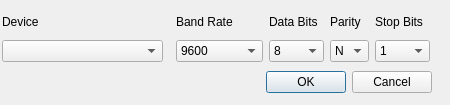
<?xml version="1.0" encoding="UTF-8"?>
<ui version="4.0">
 <class>SerialSettingDialog</class>
 <widget class="QDialog" name="SerialSettingDialog">
  <property name="geometry">
   <rect>
    <x>0</x>
    <y>0</y>
    <width>450</width>
    <height>105</height>
   </rect>
  </property>
  <property name="sizePolicy">
   <sizepolicy hsizetype="Expanding" vsizetype="Expanding">
    <horstretch>0</horstretch>
    <verstretch>0</verstretch>
   </sizepolicy>
  </property>
  <property name="windowTitle">
   <string>Serial Port Setting</string>
  </property>
  <widget class="QDialogButtonBox" name="buttonBox">
   <property name="geometry">
    <rect>
     <x>256</x>
     <y>69</y>
     <width>176</width>
     <height>27</height>
    </rect>
   </property>
   <property name="orientation">
    <enum>Qt::Horizontal</enum>
   </property>
   <property name="standardButtons">
    <set>QDialogButtonBox::Cancel|QDialogButtonBox::Ok</set>
   </property>
  </widget>
  <widget class="QWidget" name="">
   <property name="geometry">
    <rect>
     <x>375</x>
     <y>10</y>
     <width>55</width>
     <height>52</height>
    </rect>
   </property>
   <layout class="QVBoxLayout" name="verticalLayout_4">
    <item>
     <widget class="QLabel" name="label_3">
      <property name="text">
       <string>Stop Bits</string>
      </property>
     </widget>
    </item>
    <item>
     <widget class="QComboBox" name="comboBox_4">
      <item>
       <property name="text">
        <string>1</string>
       </property>
      </item>
      <item>
       <property name="text">
        <string>15</string>
       </property>
      </item>
      <item>
       <property name="text">
        <string>2</string>
       </property>
      </item>
     </widget>
    </item>
   </layout>
  </widget>
  <widget class="QWidget" name="">
   <property name="geometry">
    <rect>
     <x>330</x>
     <y>10</y>
     <width>39</width>
     <height>52</height>
    </rect>
   </property>
   <layout class="QVBoxLayout" name="verticalLayout_3">
    <item>
     <widget class="QLabel" name="label_4">
      <property name="text">
       <string>Parity</string>
      </property>
     </widget>
    </item>
    <item>
     <widget class="QComboBox" name="comboBox_3">
      <item>
       <property name="text">
        <string>N</string>
       </property>
      </item>
      <item>
       <property name="text">
        <string>O</string>
       </property>
      </item>
      <item>
       <property name="text">
        <string>P</string>
       </property>
      </item>
     </widget>
    </item>
   </layout>
  </widget>
  <widget class="QWidget" name="">
   <property name="geometry">
    <rect>
     <x>176</x>
     <y>10</y>
     <width>87</width>
     <height>52</height>
    </rect>
   </property>
   <layout class="QVBoxLayout" name="verticalLayout">
    <item>
     <widget class="QLabel" name="label">
      <property name="text">
       <string>Band Rate</string>
      </property>
     </widget>
    </item>
    <item>
     <widget class="QComboBox" name="comboBox">
      <item>
       <property name="text">
        <string>9600</string>
       </property>
      </item>
      <item>
       <property name="text">
        <string>115200</string>
       </property>
      </item>
      <item>
       <property name="text">
        <string>2000000</string>
       </property>
      </item>
     </widget>
    </item>
   </layout>
  </widget>
  <widget class="QWidget" name="">
   <property name="geometry">
    <rect>
     <x>269</x>
     <y>10</y>
     <width>55</width>
     <height>52</height>
    </rect>
   </property>
   <layout class="QVBoxLayout" name="verticalLayout_2">
    <item>
     <widget class="QLabel" name="label_2">
      <property name="text">
       <string>Data Bits</string>
      </property>
     </widget>
    </item>
    <item>
     <widget class="QComboBox" name="comboBox_2">
      <item>
       <property name="text">
        <string>8</string>
       </property>
      </item>
      <item>
       <property name="text">
        <string>7</string>
       </property>
      </item>
      <item>
       <property name="text">
        <string>6</string>
       </property>
      </item>
      <item>
       <property name="text">
        <string>5</string>
       </property>
      </item>
     </widget>
    </item>
   </layout>
  </widget>
  <widget class="QWidget" name="">
   <property name="geometry">
    <rect>
     <x>2</x>
     <y>10</y>
     <width>161</width>
     <height>52</height>
    </rect>
   </property>
   <layout class="QVBoxLayout" name="verticalLayout_5">
    <item>
     <widget class="QLabel" name="label_5">
      <property name="text">
       <string>Device</string>
      </property>
     </widget>
    </item>
    <item>
     <widget class="QComboBox" name="comboBox_5"/>
    </item>
   </layout>
  </widget>
 </widget>
 <resources/>
 <connections>
  <connection>
   <sender>buttonBox</sender>
   <signal>accepted()</signal>
   <receiver>SerialSettingDialog</receiver>
   <slot>accept()</slot>
   <hints>
    <hint type="sourcelabel">
     <x>248</x>
     <y>254</y>
    </hint>
    <hint type="destinationlabel">
     <x>157</x>
     <y>274</y>
    </hint>
   </hints>
  </connection>
  <connection>
   <sender>buttonBox</sender>
   <signal>rejected()</signal>
   <receiver>SerialSettingDialog</receiver>
   <slot>reject()</slot>
   <hints>
    <hint type="sourcelabel">
     <x>316</x>
     <y>260</y>
    </hint>
    <hint type="destinationlabel">
     <x>286</x>
     <y>274</y>
    </hint>
   </hints>
  </connection>
 </connections>
</ui>
